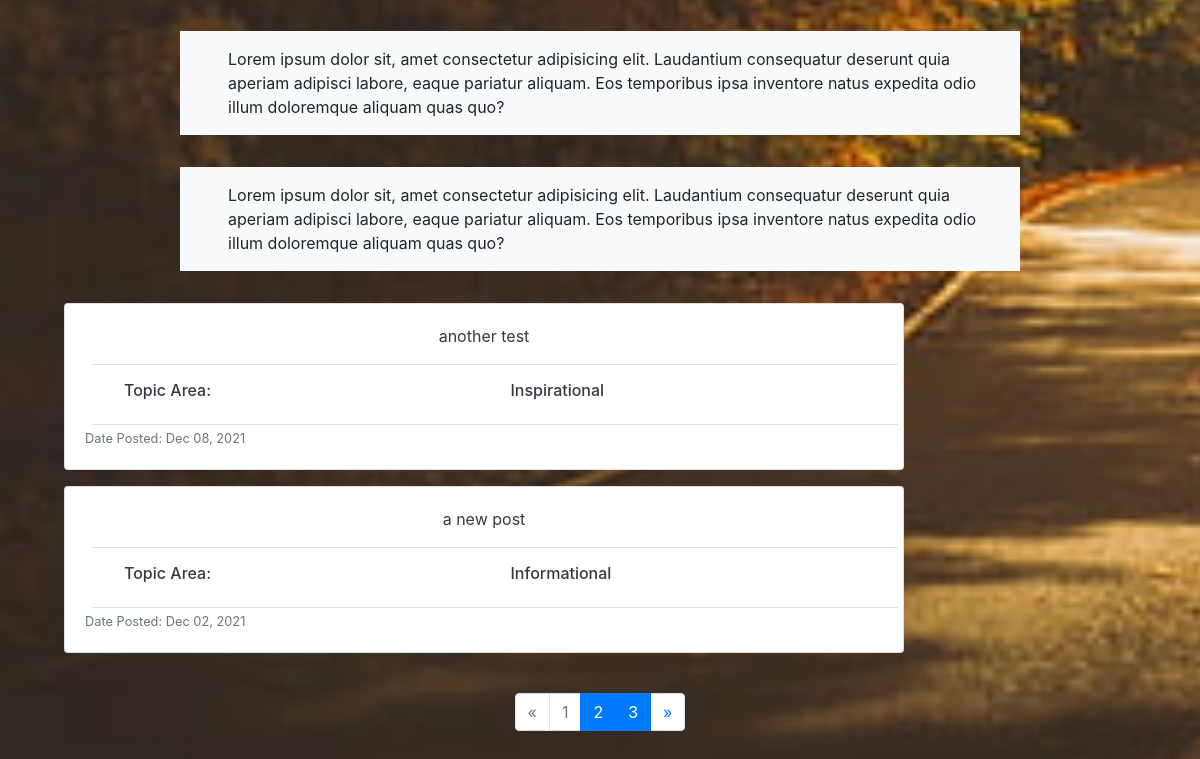
Before: /profile/1/ (signed in, lower part) with the older database file.
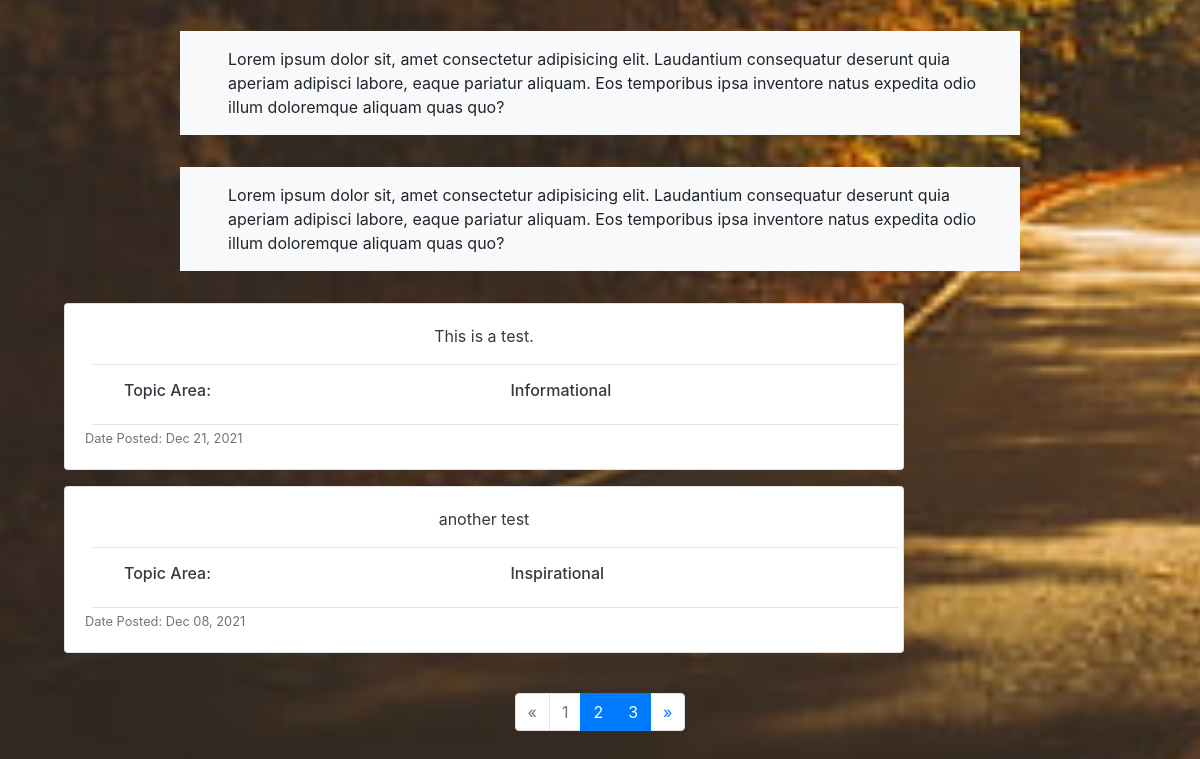
After: the same page with the newer database file.
### rcapp/models.py (models this page shows)
class Post(models.Model):
    post_id = models.AutoField(primary_key=True)
    user_id = models.ForeignKey(Profile, on_delete=models.CASCADE)
    post = models.TextField(blank=True, null=True)
    date_created = models.DateTimeField(auto_now=True, null=True,)
    tags = models.ManyToManyField(Tag)

class Tag(models.Model):
    tag_id = models.AutoField(primary_key=True)
    name = models.CharField(max_length=255)

### rcapp/views.py (the view)
# urls.py: path('profile/<str:pk>/', views.profile, name='profile'),
@login_required(login_url='landing')
def profile(request, pk):
    profile = Profile.objects.get(user_id=pk)
    posts = Post.objects.all().order_by(
        '-date_created').filter(user_id=profile.user.id)
    paginate_posts = Paginator(posts, 2)
    page = request.GET.get('page', 1)
    posts_page_obj = paginate_posts.get_page(page)
    context = {"profile": profile, "posts": posts_page_obj}
    return render(request, 'profile.html', context)

### rcapp/templatetags/rcapp_extras.py (called while the page is built)
@register.simple_tag
def my_url(value, field_name, urlencode=None):
    url = '?{}={}'.format(field_name, value)
    if urlencode:
        querystring = urlencode.split('&')
        filtered_querystring = filter(
            lambda p: p.split('=')[0] != field_name, querystring)
        encoded_querystring = '&'.join(filtered_querystring)
        url = '{}&{}'.format(url, encoded_querystring)
    return url

### rcapp/templates/profile.html (shortened to what this page needs)
<!DOCTYPE html>
{% load static %}
<html lang="en">
  <head>
    <link
      rel="stylesheet"
      href="https://stackpath.bootstrapcdn.com/bootstrap/4.1.3/css/bootstrap.min.css"
    />
    <link
      rel="stylesheet"
      href="https://use.fontawesome.com/releases/v5.6.1/css/all.css"
    />
    <link rel="stylesheet" href="{% static 'css/profile.css' %}" />
  </head>
  <body>
    {% load rcapp_extras %}
    <div class="container-fluid">
      <p class="post-placeholder bg-light">
        Lorem ipsum dolor sit, amet consectetur adipisicing elit. Laudantium
        consequatur deserunt quia aperiam adipisci labore, eaque pariatur
        aliquam. Eos temporibus ipsa inventore natus expedita odio illum
        doloremque aliquam quas quo?
      </p>
      <p class="post-placeholder bg-light">
        Lorem ipsum dolor sit, amet consectetur adipisicing elit. Laudantium
        consequatur deserunt quia aperiam adipisci labore, eaque pariatur
        aliquam. Eos temporibus ipsa inventore natus expedita odio illum
        doloremque aliquam quas quo?
      </p>
      <div>
        {% for post in posts %}
        <div class="card my-3 all-posts-card">
          <div class="row no-gutters">
            <div class="col">
              <div class="card-body">
                <p class="text-center text-dark">{{ post.post }}</p>
                {% for tag in post.tags.all %}
                <div class="border-solid border-top border-bottom row p-3 ml-2">
                  <div class="col text-dark">
                    <h6>Topic Area:</h6>
                  </div>
                  <div class="col text-dark">
                    <h6>{{ tag.name }}</h6>
                  </div>
                </div>
                {% endfor %}
                <small class="text-muted text-center">
                  Date Posted: {{ post.date_created|date:"M d, Y" }}
                </small>
              </div>
            </div>
          </div>
        </div>
        {% endfor %}
        <br />
        {% if posts.has_other_pages %}
        <ul class="pagination justify-content-center">
          {% if posts.has_previous %}
          <li class="page-item">
            <a
              class="page-link"
              href="{% my_url posts.previous_page_number 'page' request.GET.urlencode%}}"
              >&laquo;</a
            >
          </li>
          {% else %}
          <li class="disabled page-item">
            <a class="page-link" href="#">&laquo;</a>
          </li>
          {% endif %}
          <br />
          {% for i in posts.paginator.page_range %}
          <br />
          {% if posts.number == i %}
          <li class="disabled page-item">
            <a class="page-link" href="#"
              >{{ i }} <span class="sr-only">(current)</span></a
            >
          </li>
          {% else %}
          <li class="page-item active">
            <a
              class="page-link"
              href="{% my_url i 'page' request.GET.urlencode %}"
            >
              {{ i }}</a
            >
          </li>
          {% endif %} {% endfor %} {% if posts.has_next %}
          <li class="page-item">
            <a
              class="page-link"
              href="{% my_url posts.next_page_number 'page' request.GET.urlencode %}"
              >&raquo;</a
            >
          </li>
          {% else %}
          <li class="disabled page-item">
            <a class="page-link" href="#">&raquo;</a>
          </li>
          {% endif %}
        </ul>
        {% endif %}
      </div>
    </div>
  </body>
</html>

Changed rows visible on the page:
no longer on this page (row unchanged): Post: post "a new post", date_created "Dec 02, 2021", Tag (name "Informational")
added Post: post "This is a test.", date_created "Dec 21, 2021", Tag (name "Informational")
